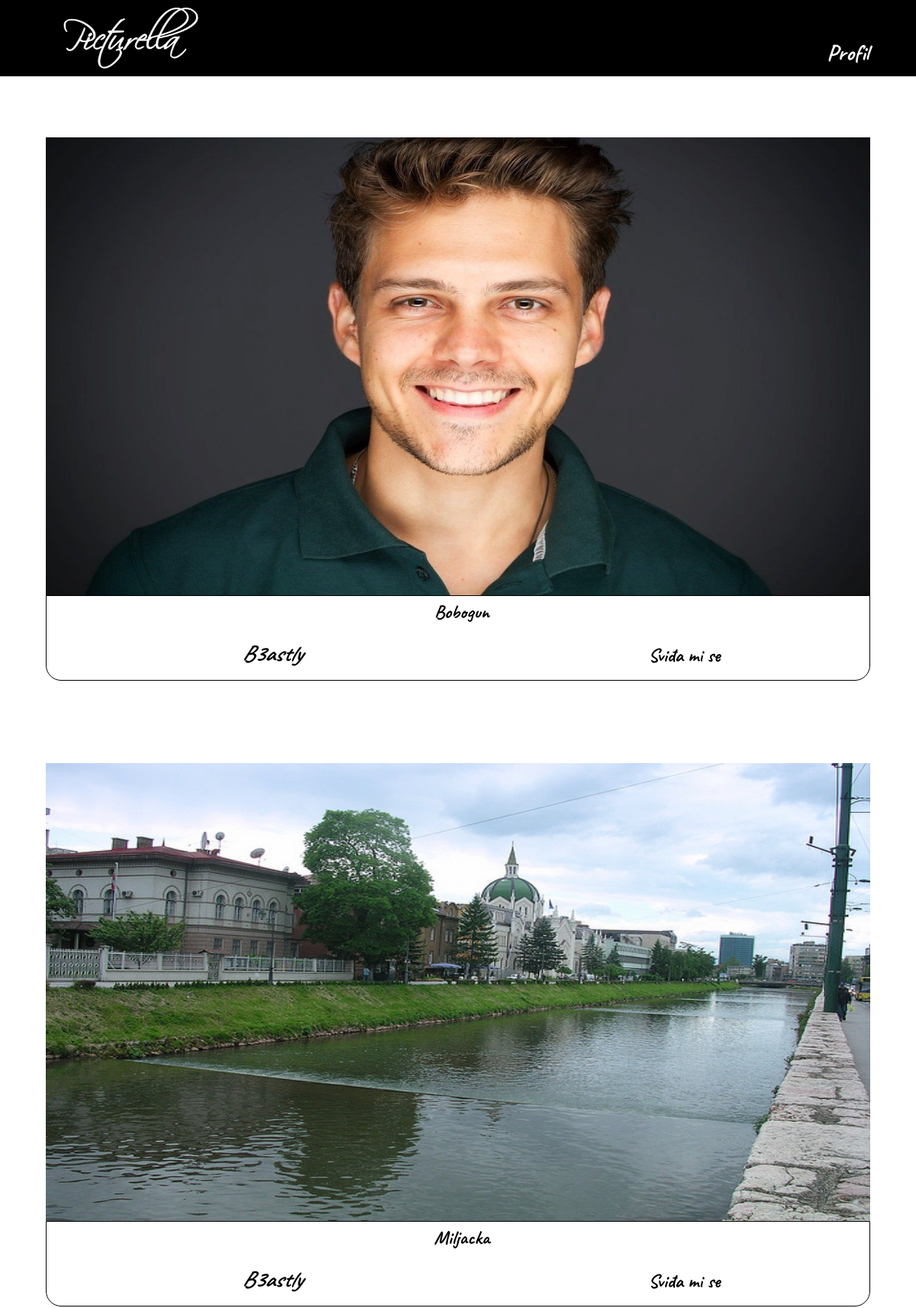
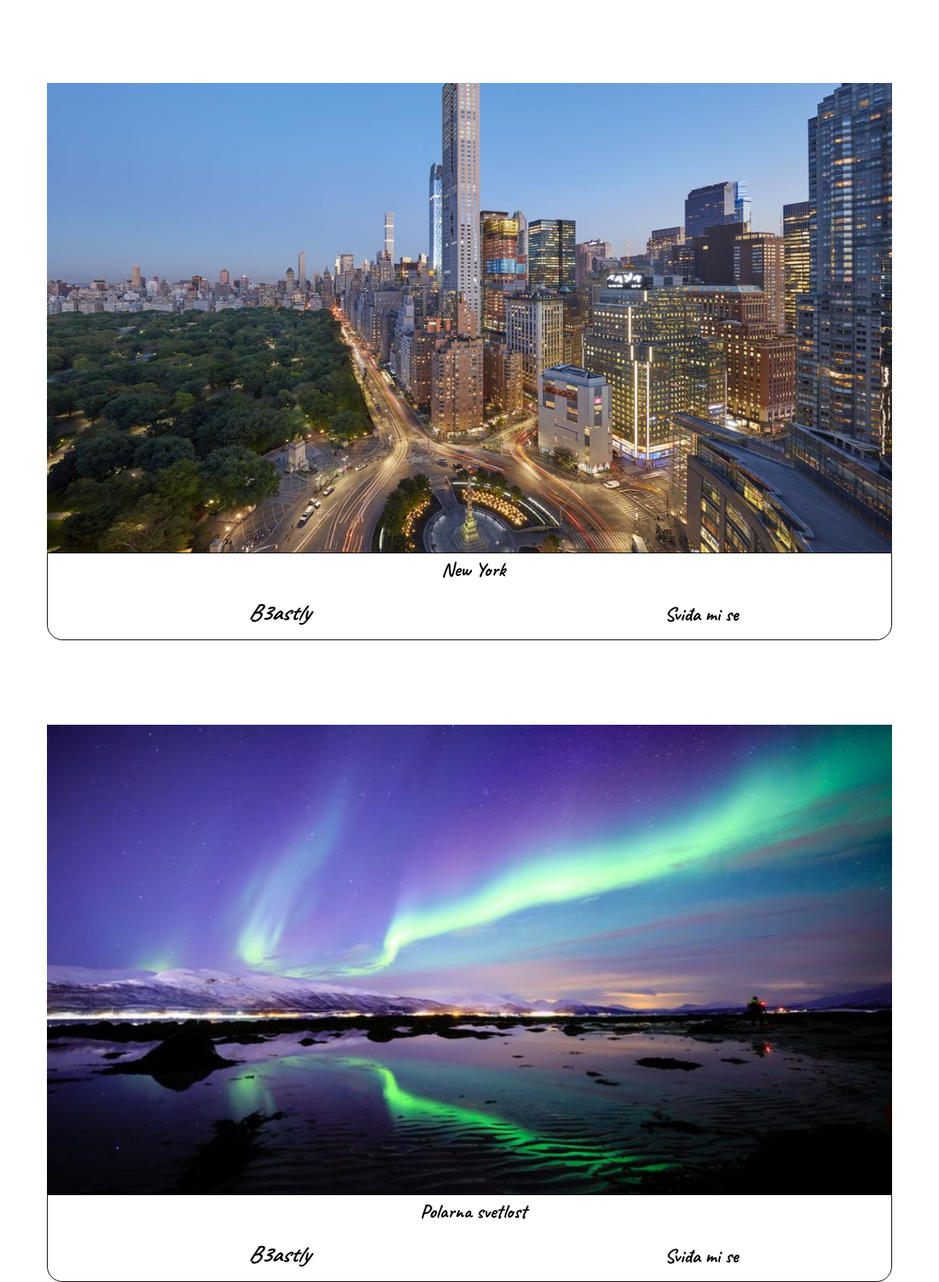
The page /posts/index (signed in) on the database its author committed (2 pictures, top to bottom).
### tables this page shows
CREATE TABLE `objave` (
  `objavaid` int(11) NOT NULL,
  `clanid` int(11) NOT NULL,
  `objavaime` varchar(40) NOT NULL,
  `objavalink` varchar(40) NOT NULL,
  `brsvidjanja` int(11) NOT NULL
);

CREATE TABLE `clanovi` (
  `clanid` int(11) NOT NULL,
  `ime` varchar(40) NOT NULL,
  `prezime` varchar(40) NOT NULL,
  `username` varchar(40) NOT NULL,
  `password` varchar(255) NOT NULL,
  `email` varchar(40) NOT NULL
);

### app/controllers/Posts.php (called while the page is built, shortened)
<?php
class Posts extends Controller{
    public function __construct(){
        $this->postModel = $this->model('Post');
    }
    public function index(){
        $posts =$this->postModel->getPosts();
        $data = ['posts' => $posts];
        $this ->view('posts/index', $data);
    }
}

### app/libraries/Core.php (called while the page is built, shortened)
<?php
class Core{
    protected $currentMethod = 'index';
    public function __construct(){
        $url = $this->getUrl();
        if(file_exists('../app/controllers/'. ucwords($url[0]).'.php')){
          unset($url[0]);
        }
        $this->currentController = new $this->currentController;
        if(isset($url[1])){
            if(method_exists($this->currentController, $url[1])){
                $this->currentMethod = $url[1];
                unset($url[1]);
            }
        }
        $this->params = $url ? array_values($url) : [];
        call_user_func_array([$this->currentController, $this->currentMethod], $this->params);
    }
    public function getUrl(){
        if(isset($_GET['url'])){
           $url = rtrim($_GET['url'], '/');
           $url = filter_var($url, FILTER_SANITIZE_URL);
           $url = explode('/', $url);
           return $url;
        }
    }
}

### public/index.php (called while the page is built, shortened)
<?php
$init = new Core;
?>

### app/libraries/Database.php (called while the page is built, shortened)
<?php
  class Database {
    private $host = DB_HOST;
    private $user = DB_USER;
    private $pass = DB_PASS;
    private $dbname = DB_NAME;
    private $dbh;
    private $stmt;
    public function __construct(){
      $dsn = 'mysql:host=' . $this->host . ';dbname=' . $this->dbname;
      $options = array(
        PDO::ATTR_PERSISTENT => true,
        PDO::ATTR_ERRMODE => PDO::ERRMODE_EXCEPTION
      );
      try{
        $this->dbh = new PDO($dsn, $this->user, $this->pass, $options);
      } catch(PDOException $e){
        $this->error = $e->getMessage();
        echo $this->error;
      }
    }
    public function query($sql){
      $this->stmt = $this->dbh->prepare($sql);
    }
    public function execute(){
      return $this->stmt->execute();
    }
    public function resultSet(){
      $this->execute();
      return $this->stmt->fetchAll(PDO::FETCH_OBJ);
    }
}

### app/models/Post.php (called while the page is built, shortened)
<?php
class Post{
    private $db;
    public function __construct(){
        $this->db = new Database();
    }
    public function getPosts(){
        $this->db->query('SELECT *, objave.objavaid as objavaid, clanovi.clanid as clanid FROM objave INNER JOIN clanovi on objave.clanid = clanovi.clanid ORDER BY objave.objavaid DESC');
        $results = $this->db->resultSet();
        return $results;
    }
}

### app/views/posts/index.php (the view)
<?php require APPROOT.'/views/inc/header.php'; ?>
<div id="wrapper">
<?php foreach($data['posts'] as $post): ?>
	<div class="post">
		<div class="img-holder"><img class="image" src="<?php echo URLROOT.'/slike/'.$post->objavalink?>" onclick="window.open(this.src)"> </div>
			<div class="desc">
				<div class="img-name"><span><?php echo $post->objavaime;?></span></div>
				<div class="post-details"><span><?php echo $post->username;?></span> </div><div class="post-details"><button>Sviđa mi se</button> </div>
		    </div>
    </div>
<?php endforeach; ?>
</div>
<?php require APPROOT.'/views/inc/footer.php'; ?>

### public/css/style.css (style rules this page uses)
* { margin:0 auto; padding: 0; font-family: 'Caveat', cursive; }
#wrapper { width: 80vw; }
.post { width: 80%; height: 700px; border-radius: 20px; position: relative; background:#fff; top:20vh; margin-bottom: 10%; }
.img-holder { width: 90%; height: 600px; padding: 10px; }
.img-holder img { width: 100%; height: 100%; margin-top:10px; cursor:pointer; }
.desc { width: 89.8%; height: 100px; border:1px solid black; border-bottom-right-radius: 20px; border-bottom-left-radius: 20px; padding-bottom:10px; }
.img-name { width: 100%; padding: 5px; font-size: 25px; font-weight: bold; text-align: center; border-bottom: 0px; }
.post-details { width: 20%; border-top: 0px; padding: 8px; float:left; margin-left:23%; }
.post-details span { font-size: 30px; line-height: 50px; font-weight: bold; font-style: italic; }
.post-details button { font-size:25px; padding: 10px 20px; background:#fff; color: #000; font-weight: bold; transition: 0.5s ease; border-radius: 5px; border:2px solid transparent; cursor:pointer; }
@media screen and (max-width: 1200px) { #wrapper { width: 100vw; } }
@media screen and (max-width: 1200px) { .post { width: 100%; } }

### public/css/login.css (style rules this page uses)
button { width: 200px; height: 50px; margin-left:0; font-size: 20px; border:2px solid black; background:transparent; transition: 0.5s ease; cursor:pointer; border-radius: 20px; }

### rows shown on the page
objave: objavalink (picture), objavaime "Bobogun", clanid.username "B3astly"
objave: objavalink (picture), objavaime "Miljacka", clanid.username "B3astly"
objave: objavalink (picture), objavaime "New York", clanid.username "B3astly"
objave: objavalink (picture), objavaime "Polarna svetlost", clanid.username "B3astly"
